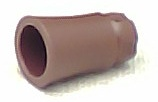
#> input picture opencv/colors/should_be_Brown_id8.png, 158 x 102 px, given as the content of the folder /home/robert/LegoSorter/partimages/collection1/run8/, which was not available
$ python histograms.py
#> lines starting #> are read from the running program, lines starting #| are printed output that depends on the picture; pictures that were not available may be replaced by others from this repository, and a replacement may not be noted
# import the necessary packages
from matplotlib import pyplot as plt
import numpy as np
import argparse
import cv2
import random, os


def graysale_hist(image):
    # convert the image to grayscale and create a histogram
    gray = cv2.cvtColor(image, cv2.COLOR_BGR2GRAY)
    cv2.imshow("gray", gray)
    hist = cv2.calcHist([gray], [0], None, [256], [0, 256])
    plt.figure()
    plt.title("Grayscale Histogram")
    plt.xlabel("Bins")
    plt.ylabel("# of Pixels")
    plt.plot(hist)
    plt.xlim([0, 256])
   # plt.show()

def flattened_color_hist(image):
    # grab the image channels, initialize the tuple of colors,
    # the figure and the flattened feature vector
    chans = cv2.split(image)
    colors = ("b", "g", "r")
    plt.figure()
    plt.title("'Flattened' Color Histogram")
    plt.xlabel("Bins")
    plt.ylabel("# of Pixels")
    features = []
    # loop over the image channels
    for (chan, color) in zip(chans, colors):
        # create a histogram for the current channel and
        # concatenate the resulting histograms for each
        # channel
        hist = cv2.calcHist([chan], [0], None, [256], [0, 256])
        features.extend(hist)
        # plot the histogram
        plt.plot(hist, color = color)
        plt.xlim([0, 256])

    # here we are simply showing the dimensionality of the
    # flattened color histogram 256 bins for each channel
    # x 3 channels = 768 total values -- in practice, we would
    # normally not use 256 bins for each channel, a choice
    # between 32-96 bins are normally used, but this tends
    # to be application dependent
    print ("flattened feature vector size: " + str(np.array(features).flatten().shape) )

def multi_dim_hist(image):
    # grab the image channels, initialize the tuple of colors,
    # the figure and the flattened feature vector
    chans = cv2.split(image)

    # let's move on to 2D histograms -- I am reducing the
    # number of bins in the histogram from 256 to 32 so we
    # can better visualize the results
    fig = plt.figure()
    # plot a 2D color histogram for green and blue
    ax = fig.add_subplot(131)
    hist = cv2.calcHist([chans[1], chans[0]], [0, 1], None,
        [32, 32], [0, 256, 0, 256])
    p = ax.imshow(hist, interpolation = "nearest")
    ax.set_title("2D Color Histogram for Green and Blue")
    plt.colorbar(p)
    # plot a 2D color histogram for green and red
    ax = fig.add_subplot(132)
    hist = cv2.calcHist([chans[1], chans[2]], [0, 1], None,
        [32, 32], [0, 256, 0, 256])
    p = ax.imshow(hist, interpolation = "nearest")
    ax.set_title("2D Color Histogram for Green and Red")
    plt.colorbar(p)
    # plot a 2D color histogram for blue and red
    ax = fig.add_subplot(133)
    hist = cv2.calcHist([chans[0], chans[2]], [0, 1], None,
        [32, 32], [0, 256, 0, 256])
    p = ax.imshow(hist, interpolation = "nearest")
    ax.set_title("2D Color Histogram for Blue and Red")
    plt.colorbar(p)
    # finally, let's examine the dimensionality of one of
    # the 2D histograms
    print ("2D histogram shape: %s, with %d values" % (hist.shape, hist.flatten().shape[0]))

# load the image and show it
imgpaths = []
dirpath = '/home/robert/LegoSorter/partimages/collection1/run8/'
filenames = random.sample(os.listdir(dirpath), 1)
for fname in filenames:
    srcpath = os.path.join(dirpath, fname)
    imgpaths.append(srcpath)

#imgpaths.append('/home/robert/LegoSorter/partimages/collection1/run4/929_344_2020-06-22_12_47_36_x586_y160.jpg')
#imgpaths.append('/home/robert/LegoSorter/partimages/collection1/run4/1158_201_2020-06-24_14_12_27_x738_y46.jpg')
for imagepath in imgpaths:
    image = cv2.imread(imagepath)
#> image is the input picture: shape (102, 158, 3); mean B, G, R 175.8, 179.9, 193.4
    cv2.imshow(imagepath, image)
    graysale_hist(image)
#> in graysale_hist, `gray = cv2.cvtColor(image, cv2.COLOR_BGR2GRAY)`:
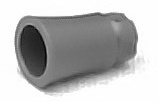
#> gray: shape (102, 158); min 4, max 255, mean 183.5
#> in graysale_hist, `hist = cv2.calcHist([gray], [0], None, [256], [0, 256])`: hist = 256 values, max 5162 at index 254, min 0 at index 0, mean 62.95
    flattened_color_hist(image)
#> the loop in flattened_color_hist, `for (chan, color) in zip(chans, colors):` made 3 passes
#> color on passes 1 to 3: 'b', 'g', 'r'
#> after the loop in flattened_color_hist, `for (chan, color) in zip(chans, colors):`: features = 768 items, first 6: [0], [1], [3], [3], [1], [1]
#| flattened feature vector size: (768,)
    multi_dim_hist(image)
#| 2D histogram shape: (32, 32), with 1024 values
plt.show()
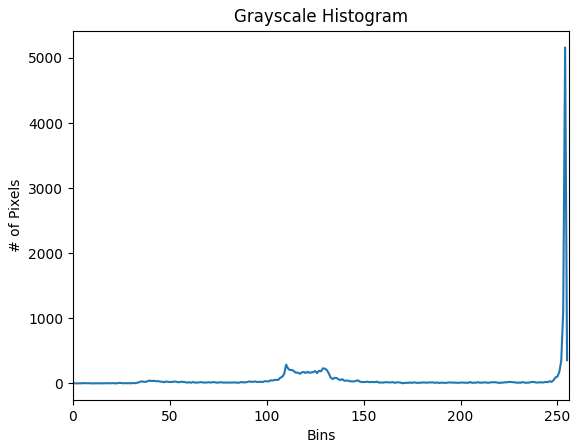
#> figure drawn by matplotlib, 1 panel; curve peaks at x = 254, y = 5162
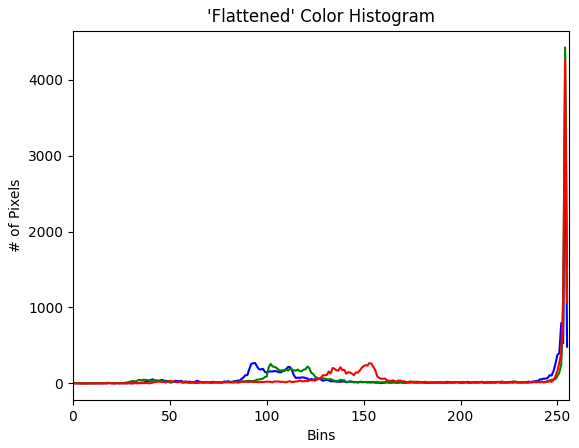
#> figure drawn by matplotlib, 1 panel; curve peaks at x = 254, y = 3766; curve peaks at x = 254, y = 4424; curve peaks at x = 254, y = 4256
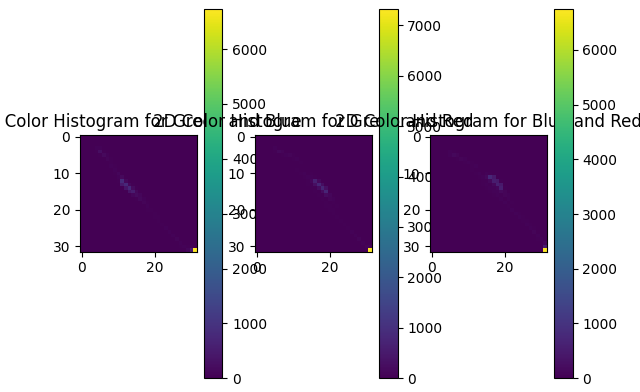
#> figure drawn by matplotlib, 6 panels

$ run again, on opencv/colors/should_be_Dark_Brown_id120.png
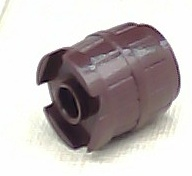
#> input picture opencv/colors/should_be_Dark_Brown_id120.png, 192 x 176 px, given as the content of the folder /home/robert/LegoSorter/partimages/collection1/run8/, which was not available
#> image is the input picture: shape (176, 192, 3); mean B, G, R 183.7, 184.4, 191.9
#> in graysale_hist, `gray = cv2.cvtColor(image, cv2.COLOR_BGR2GRAY)`:
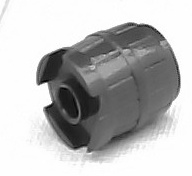
#> gray: shape (176, 192); min 3, max 255, mean 186.6
#> in graysale_hist, `hist = cv2.calcHist([gray], [0], None, [256], [0, 256])`: hist = 256 values, max 12320 at index 254, min 0 at index 0, mean 132
#> the loop in flattened_color_hist, `for (chan, color) in zip(chans, colors):` made 3 passes
#> color on passes 1 to 3: 'b', 'g', 'r'
#> after the loop in flattened_color_hist, `for (chan, color) in zip(chans, colors):`: features = 768 items, first 6: [0], [0], [0], [1], [0], [3]
#| flattened feature vector size: (768,)
#| 2D histogram shape: (32, 32), with 1024 values
#> `plt.show()`:
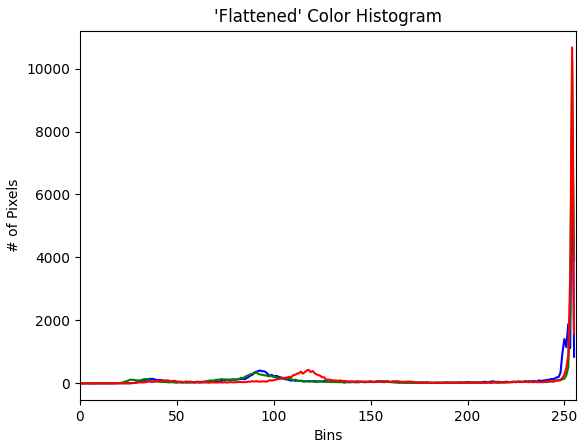
#> figure drawn by matplotlib, 1 panel; curve peaks at x = 254, y = 8243; curve peaks at x = 254, y = 10273; curve peaks at x = 254, y = 10671

$ run again, on opencv/colors/should_be_Dark_Orange_id68.png
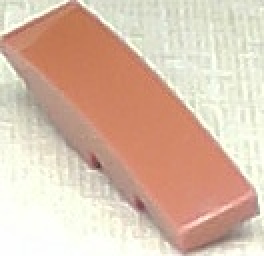
#> input picture opencv/colors/should_be_Dark_Orange_id68.png, 132 x 128 px, given as the content of the folder /home/robert/LegoSorter/partimages/collection1/run8/, which was not available (shown 2 times larger)
#> image is the input picture: shape (128, 132, 3); mean B, G, R 171.5, 190.9, 218.5
#> in graysale_hist, `gray = cv2.cvtColor(image, cv2.COLOR_BGR2GRAY)`:
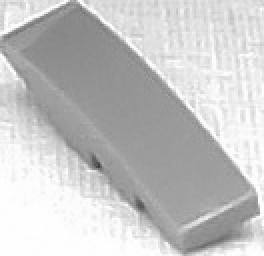
#> gray: shape (128, 132) (shown 2 times larger); min 61, max 255, mean 197
#> in graysale_hist, `hist = cv2.calcHist([gray], [0], None, [256], [0, 256])`: hist = 256 values, max 839 at index 254, min 0 at index 0, mean 66
#> the loop in flattened_color_hist, `for (chan, color) in zip(chans, colors):` made 3 passes
#> color on passes 1 to 3: 'b', 'g', 'r'
#> after the loop in flattened_color_hist, `for (chan, color) in zip(chans, colors):`: features = 768 items, first 6: [0], [0], [0], [0], [0], [0]
#| flattened feature vector size: (768,)
#| 2D histogram shape: (32, 32), with 1024 values
#> `plt.show()`:
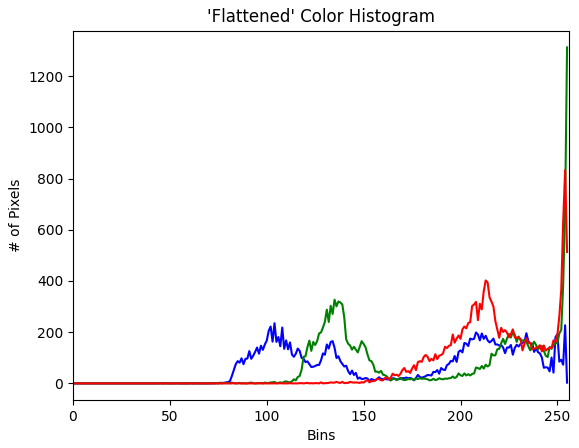
#> figure drawn by matplotlib, 1 panel; curve peaks at x = 104, y = 235; curve peaks at x = 255, y = 1312; curve peaks at x = 254, y = 833
